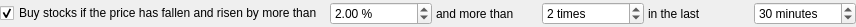
<?xml version="1.0" encoding="UTF-8"?>
<ui version="4.0">
 <class>BuyDecision2ConfigWidget</class>
 <widget class="QWidget" name="BuyDecision2ConfigWidget">
  <property name="geometry">
   <rect>
    <x>0</x>
    <y>0</y>
    <width>856</width>
    <height>27</height>
   </rect>
  </property>
  <layout class="QVBoxLayout" name="verticalLayout">
   <property name="spacing">
    <number>4</number>
   </property>
   <property name="leftMargin">
    <number>0</number>
   </property>
   <property name="topMargin">
    <number>0</number>
   </property>
   <property name="rightMargin">
    <number>0</number>
   </property>
   <property name="bottomMargin">
    <number>0</number>
   </property>
   <item>
    <layout class="QHBoxLayout" name="horizontalLayout">
     <property name="spacing">
      <number>4</number>
     </property>
     <item>
      <widget class="QCheckBox" name="enabledCheckBox">
       <property name="text">
        <string>Buy stocks if the price has fallen and risen by more than </string>
       </property>
       <property name="checked">
        <bool>true</bool>
       </property>
      </widget>
     </item>
     <item>
      <widget class="QDoubleSpinBox" name="priceDiffDoubleSpinBox">
       <property name="suffix">
        <string notr="true"> %</string>
       </property>
       <property name="singleStep">
        <double>0.100000000000000</double>
       </property>
       <property name="value">
        <double>2.000000000000000</double>
       </property>
      </widget>
     </item>
     <item>
      <widget class="QLabel" name="label">
       <property name="text">
        <string>and more than</string>
       </property>
      </widget>
     </item>
     <item>
      <widget class="QSpinBox" name="amountOfTimesSpinBox">
       <property name="suffix">
        <string> times</string>
       </property>
       <property name="minimum">
        <number>1</number>
       </property>
       <property name="value">
        <number>2</number>
       </property>
      </widget>
     </item>
     <item>
      <widget class="QLabel" name="label_2">
       <property name="text">
        <string>in the last</string>
       </property>
      </widget>
     </item>
     <item>
      <widget class="QSpinBox" name="durationSpinBox">
       <property name="suffix">
        <string> minutes</string>
       </property>
       <property name="maximum">
        <number>600</number>
       </property>
       <property name="value">
        <number>30</number>
       </property>
      </widget>
     </item>
    </layout>
   </item>
  </layout>
 </widget>
 <resources/>
 <connections/>
</ui>
